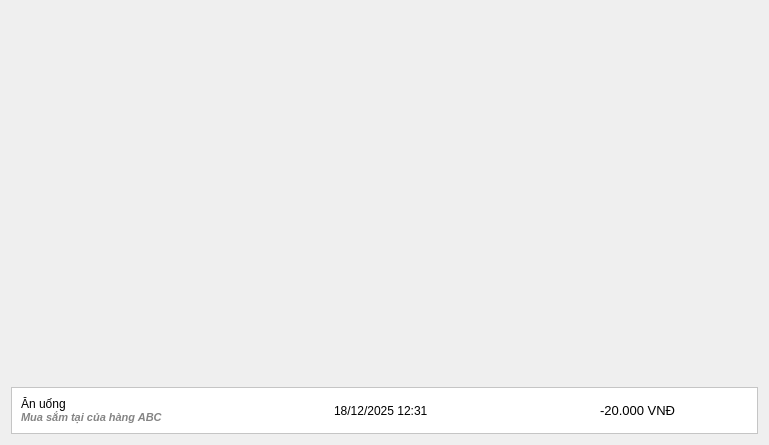
              <widget class="QWidget" name="DM_SrollContents_2">
               <property name="geometry">
                <rect>
                 <x>0</x>
                 <y>0</y>
                 <width>769</width>
                 <height>445</height>
                </rect>
               </property>
               <property name="sizePolicy">
                <sizepolicy hsizetype="Preferred" vsizetype="Expanding">
                 <horstretch>0</horstretch>
                 <verstretch>0</verstretch>
                </sizepolicy>
               </property>
               <property name="layoutDirection">
                <enum>Qt::LayoutDirection::RightToLeft</enum>
               </property>
               <layout class="QVBoxLayout" name="verticalLayout_19" stretch="0,0">
                <property name="spacing">
                 <number>5</number>
                </property>
                <item>
                 <spacer name="topSpacer_income">
                  <property name="orientation">
                   <enum>Qt::Orientation::Vertical</enum>
                  </property>
                  <property name="sizeType">
                   <enum>QSizePolicy::Policy::Expanding</enum>
                  </property>
                  <property name="sizeHint" stdset="0">
                   <size>
                    <width>20</width>
                    <height>0</height>
                   </size>
                  </property>
                 </spacer>
                </item>
                <item>
                 <widget class="QFrame" name="card_danhmuc_2">
                  <property name="minimumSize">
                   <size>
                    <width>60</width>
                    <height>0</height>
                   </size>
                  </property>
                  <property name="maximumSize">
                   <size>
                    <width>12000000</width>
                    <height>60</height>
                   </size>
                  </property>
                  <property name="visible">
                   <bool>false</bool>
                  </property>
                  <property name="styleSheet">
                   <string notr="true">background-color: rgb(255, 255, 255);</string>
                  </property>
                  <property name="frameShape">
                   <enum>QFrame::Shape::StyledPanel</enum>
                  </property>
                  <property name="frameShadow">
                   <enum>QFrame::Shadow::Raised</enum>
                  </property>
                  <layout class="QHBoxLayout" name="horizontalLayout_9">
                   <item>
                    <layout class="QHBoxLayout" name="horizontalLayout_10">
                     <property name="sizeConstraint">
                      <enum>QLayout::SizeConstraint::SetMinAndMaxSize</enum>
                     </property>
                     <item>
                      <widget class="QPushButton" name="remove_btn_2">
                       <property name="sizePolicy">
                        <sizepolicy hsizetype="Fixed" vsizetype="Fixed">
                         <horstretch>0</horstretch>
                         <verstretch>0</verstretch>
                        </sizepolicy>
                       </property>
                       <property name="maximumSize">
                        <size>
                         <width>30</width>
                         <height>16777215</height>
                        </size>
                       </property>
                       <property name="styleSheet">
                        <string notr="true">border: none;
background-color: none</string>
                       </property>
                       <property name="text">
                        <string/>
                       </property>
                       <property name="icon">
                        <iconset resource="src.qrc">
                         <normaloff>:/img/src/remove.png</normaloff>:/img/src/remove.png</iconset>
                       </property>
                       <property name="iconSize">
                        <size>
                         <width>22</width>
                         <height>22</height>
                        </size>
                       </property>
                      </widget>
                     </item>
                     <item>
                      <widget class="QPushButton" name="edit_btn_2">
                       <property name="sizePolicy">
                        <sizepolicy hsizetype="Fixed" vsizetype="Fixed">
                         <horstretch>0</horstretch>
                         <verstretch>0</verstretch>
                        </sizepolicy>
                       </property>
                       <property name="maximumSize">
                        <size>
                         <width>30</width>
                         <height>16777215</height>
                        </size>
                       </property>
                       <property name="styleSheet">
                        <string notr="true">border: none;
background-color: none</string>
                       </property>
                       <property name="text">
                        <string/>
                       </property>
                       <property name="icon">
                        <iconset resource="src.qrc">
                         <normaloff>:/img/src/icon.ico</normaloff>:/img/src/icon.ico</iconset>
                       </property>
                       <property name="iconSize">
                        <size>
                         <width>22</width>
                         <height>22</height>
                        </size>
                       </property>
                      </widget>
                     </item>
                    </layout>
                   </item>
                   <item>
                    <widget class="QLabel" name="amount_giaodich_2">
                     <property name="text">
                      <string>&lt;html&gt;&lt;head/&gt;&lt;body&gt;&lt;p&gt;&lt;span style=&quot; font-size:10pt;&quot;&gt;-20.000 VNĐ&lt;/span&gt;&lt;/p&gt;&lt;/body&gt;&lt;/html&gt;</string>
                     </property>
                    </widget>
                   </item>
                   <item>
                    <spacer name="horizontalSpacer_6">
                     <property name="orientation">
                      <enum>Qt::Orientation::Horizontal</enum>
                     </property>
                     <property name="sizeHint" stdset="0">
                      <size>
                       <width>40</width>
                       <height>20</height>
                      </size>
                     </property>
                    </spacer>
                   </item>
                   <item>
                    <widget class="QLabel" name="time_giaodich_2">
                     <property name="text">
                      <string>18/12/2025 12:31</string>
                     </property>
                    </widget>
                   </item>
                   <item>
                    <spacer name="horizontalSpacer_4">
                     <property name="orientation">
                      <enum>Qt::Orientation::Horizontal</enum>
                     </property>
                     <property name="sizeHint" stdset="0">
                      <size>
                       <width>40</width>
                       <height>20</height>
                      </size>
                     </property>
                    </spacer>
                   </item>
                   <item>
                    <layout class="QVBoxLayout" name="verticalLayout_20">
                     <property name="spacing">
                      <number>0</number>
                     </property>
                     <property name="leftMargin">
                      <number>0</number>
                     </property>
                     <property name="topMargin">
                      <number>0</number>
                     </property>
                     <property name="rightMargin">
                      <number>0</number>
                     </property>
                     <property name="bottomMargin">
                      <number>0</number>
                     </property>
                     <item>
                      <widget class="QLabel" name="Title_danhmuc_2">
                       <property name="text">
                        <string>&lt;html&gt;&lt;head/&gt;&lt;body&gt;&lt;p&gt;Ăn uống&lt;/p&gt;&lt;/body&gt;&lt;/html&gt;</string>
                       </property>
                      </widget>
                     </item>
                     <item>
                      <widget class="QLabel" name="Desc_danhmuc_2">
                       <property name="sizePolicy">
                        <sizepolicy hsizetype="Preferred" vsizetype="Maximum">
                         <horstretch>0</horstretch>
                         <verstretch>0</verstretch>
                        </sizepolicy>
                       </property>
                       <property name="text">
                        <string>&lt;html&gt;&lt;head/&gt;&lt;body&gt;&lt;p&gt;&lt;span style=&quot; font-size:8pt; font-weight:700; font-style:italic; color:#848484;&quot;&gt;Mua sắm tại của hàng ABC&lt;/span&gt;&lt;/p&gt;&lt;/body&gt;&lt;/html&gt;</string>
                       </property>
                      </widget>
                     </item>
                    </layout>
                   </item>
                  </layout>
                 </widget>
                </item>
               </layout>
              </widget>
